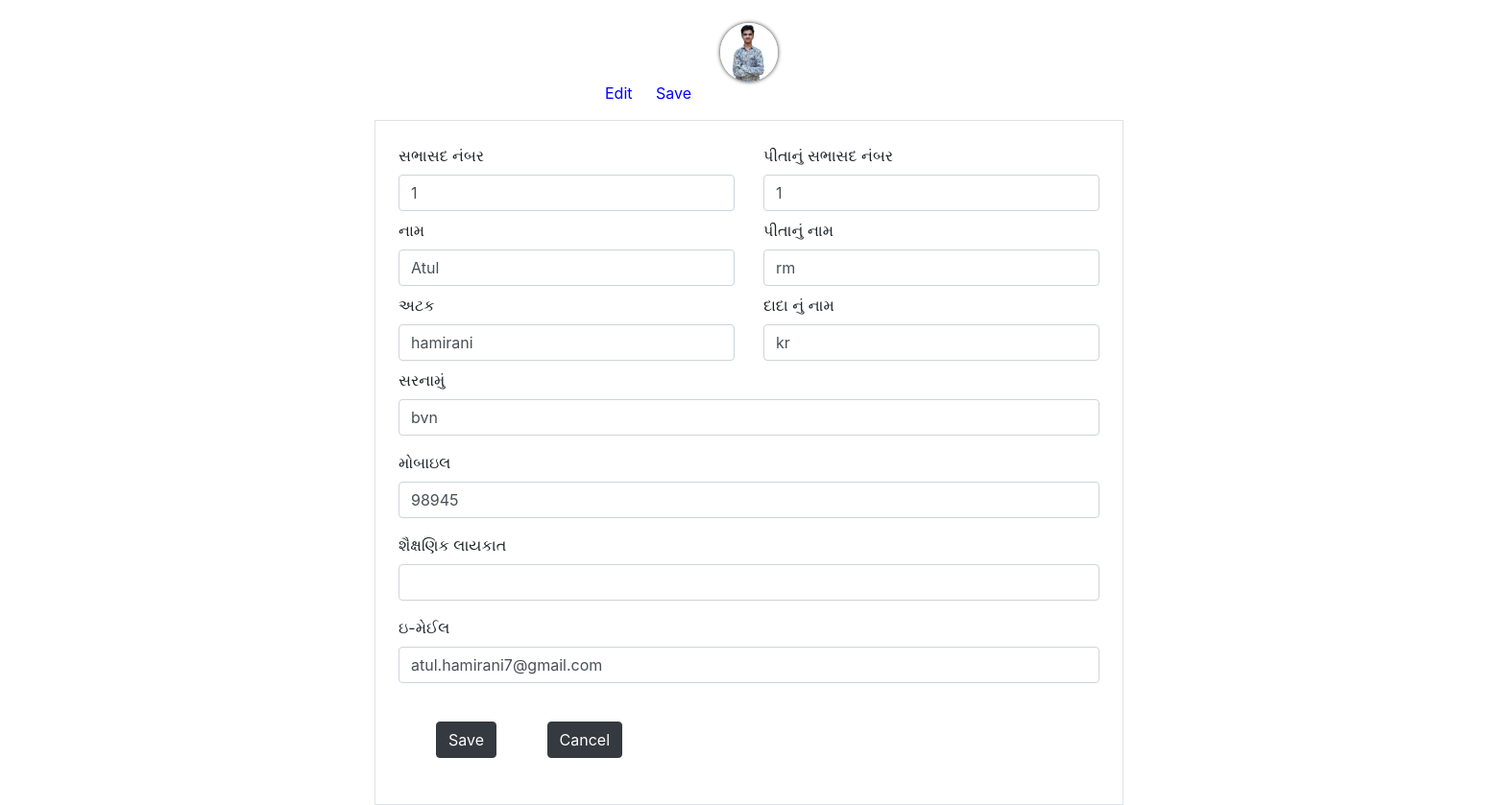
Screenshot of /edit/1 with the database file from the repository.
### webapp/models.py (models this page shows, shortened)
class person(models.Model):
    registerno = models.CharField(null=True, max_length=15)
    father_registerno = models.CharField(null=True, max_length=15)
    first_name = models.CharField(max_length=15, default="")
    last_name = models.CharField(max_length=15, default="")
    sername = models.CharField(max_length=15, default="")
    g_father = models.CharField(max_length=15, default="")
    qualification = models.CharField(max_length=15, default="")
    email = models.CharField(max_length=20, default="")
    address = models.CharField(max_length=200, default="")
    phone = models.CharField(max_length=15, default="")
    image = models.ImageField(upload_to="upload/", default="")

### webapp/views.py (the view, shortened to what this page needs)
# urls.py: path('edit/<int:id>', views.edit, name='edit'),
def edit(request, id):
    person_id = person.objects.get(id=id)
    return render(request, 'edit.html', {'person': person_id})

### webapp/templates/edit.html (shortened to what this page needs)
<!DOCTYPE html>
<html>
	<head>
		{% load static %}
		<link rel="stylesheet" href="{% static 'bootstrap/bootstrap.min.css' %}">
    <link rel="stylesheet" href="{% static 'bootstrap/style.css' %}">
	</head>
    <form action="/imageEdit/{{person.id}}" enctype="multipart/form-data" method="POST">
	<div class="container mt-4" style="text-align: center;">
		<img style="border-radius:50px; box-shadow:0px 0px 4px 0px; width:60px;" src="/media/{{person.image}}"/>
	</div>
    <div class="container" style="margin-left:615px; color:blue;">
        <label for="im">Edit</label>
        <label for="button" style="margin-left:20px;">Save</label>
    </div>
    </form>
	<div class="container-sm w-50 mt-2 p-4 border">
		<form action="/edit/{{person.id}}" enctype="multipart/form-data" method="POST">
			<div class="row">
				<div class="col col-sm-6">
				  <label>સભાસદ નંબર </label>
				  <input type="text" class="form-control"  id="reg_no" name="reg_no" value="{{person.registerno}}">
				</div>
				<div class="col col-sm-6">
					<label>પીતાનું સભાસદ નંબર</label>
					<input type="text" class="form-control" id="Frno" name="Frno" value="{{person.registerno}}">
				</div>
			  </div>
			  <div class="row mt-2">
				<div class="col col-sm-6">
				  <label>નામ </label>
				  <input type="text" class="form-control"  id="first_name" name="first_name" value="{{person.first_name}}">
				</div>
				<div class="col col-sm-6">
					<label>પીતાનું નામ </label>
					<input type="text" class="form-control" id="last_name" name="last_name" value="{{person.last_name}}">
				</div>
			  </div>
			  <div class="row mt-2">
				<div class="col col-sm-6">
				  <label>અટક </label>
				  <input type="text" class="form-control"  id="sername" name="sername" value="{{person.sername}}">
				</div>
				<div class="col col-sm-6">
					<label>દાદા નું નામ </label>
					<input type="text" class="form-control" id="grand-fathername" name="grand-fathername" value="{{person.g_father}}">
				  </div>
			  </div>
			  <div class="form-group mt-2">
				<label>સરનામું</label>
				<input type="text" class="form-control" id="address" name="address" value="{{person.address}}">
			  </div>
			  <div class="form-group">
				<label>મોબાઇલ </label>
				<input type="text" class="form-control" id="phone" name="phone" value="{{person.phone}}">
			  </div>
			  <div class="form-group">
				<label>શૈક્ષણિક લાયકાત </label>
				<input type="text" class="form-control" id="qlu" name="qlu" value="{{person.qualification}}">
			  </div>
		   <div class="form-group">
			 <label>ઇ-મેઈલ</label>
			 <input type="email" class="form-control" id="email" name="email" value="{{person.email}}">
		   </div>
			<div class="container">
				<button class="btn btn-dark m-4">Save</button>
				<a class="btn btn-dark m-4" href="/customer_list">Cancel</a>
			</div>
		</form>
	  </div>
</html>

### rows the page displays
person: image (picture), reg_no "1", Frno "1", first_name "Atul", last_name "rm", sername "hamirani", grand-fathername "kr", address "bvn", phone "98945", email "atul.hamirani7@gmail.com"
